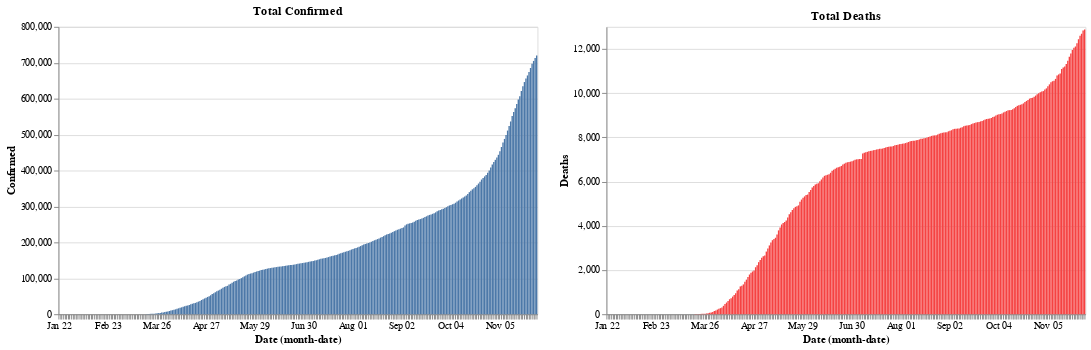

Notebook code for this chart:
### Code cell
Ill = full_grouped[full_grouped['Province_State'] == 'Illinois']

base = alt.Chart(Ill).mark_bar().encode(
    x='monthdate(Date):O',
).properties(
    width=500
)

red = alt.value("#f54242")

base.encode(y = 'Confirmed').properties(title = 'Total Confirmed') | base.encode(y = 'Deaths', color = red).properties(title = 'Total Deaths')

### Figure 1 — Vega-Lite specification as saved in the notebook (floating-point values rounded to 4 significant figures; data arrays with more than 128 entries replaced by an {"elided": "..."} marker saying what was removed)
{"config": {"view": {"continuousWidth": 400, "continuousHeight": 300}}, "hconcat": [{"mark": "bar", "encoding": {"x": {"type": "ordinal", "field": "Date", "timeUnit": "monthdate"}, "y": {"type": "quantitative", "field": "Confirmed"}}, "title": "Total Confirmed", "width": 500}, {"mark": "bar", "encoding": {"color": {"value": "#f54242"}, "x": {"type": "ordinal", "field": "Date", "timeUnit": "monthdate"}, "y": {"type": "quantitative", "field": "Deaths"}}, "title": "Total Deaths", "width": 500}], "data": {"name": "data-280779aebe649806da7794fb4df37942"}, "$schema": "https://vega.github.io/schema/vega-lite/v4.8.1.json", "datasets": {"data-280779aebe649806da7794fb4df37942": {"elided": "313 records"}}}
